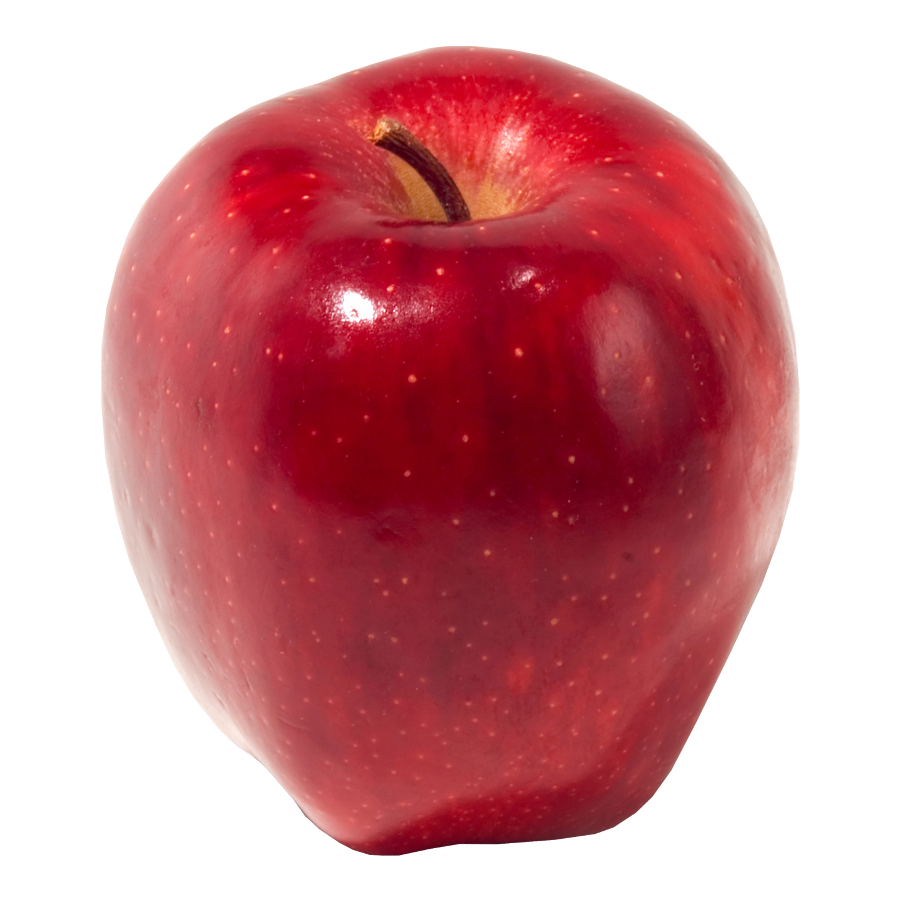
#> input picture apple.png, 900 x 900 px; its folder holds only this picture in this run
$ python converter.py
#> lines starting #> are read from the running program, lines starting #| are printed output that depends on the picture
# python image library
from PIL import Image

import glob

# print current png files
print(glob.glob('*.png'))

for file in glob.glob('*.png'):
    # open image file
    im = Image.open(file)
#> im is the input picture: PIL image 900x900 RGBA; mean R, G, B, A 94.5, 30.8, 36.7, 140.5

    # convert to RGB file format
    rgb_im = im.convert('RGB')
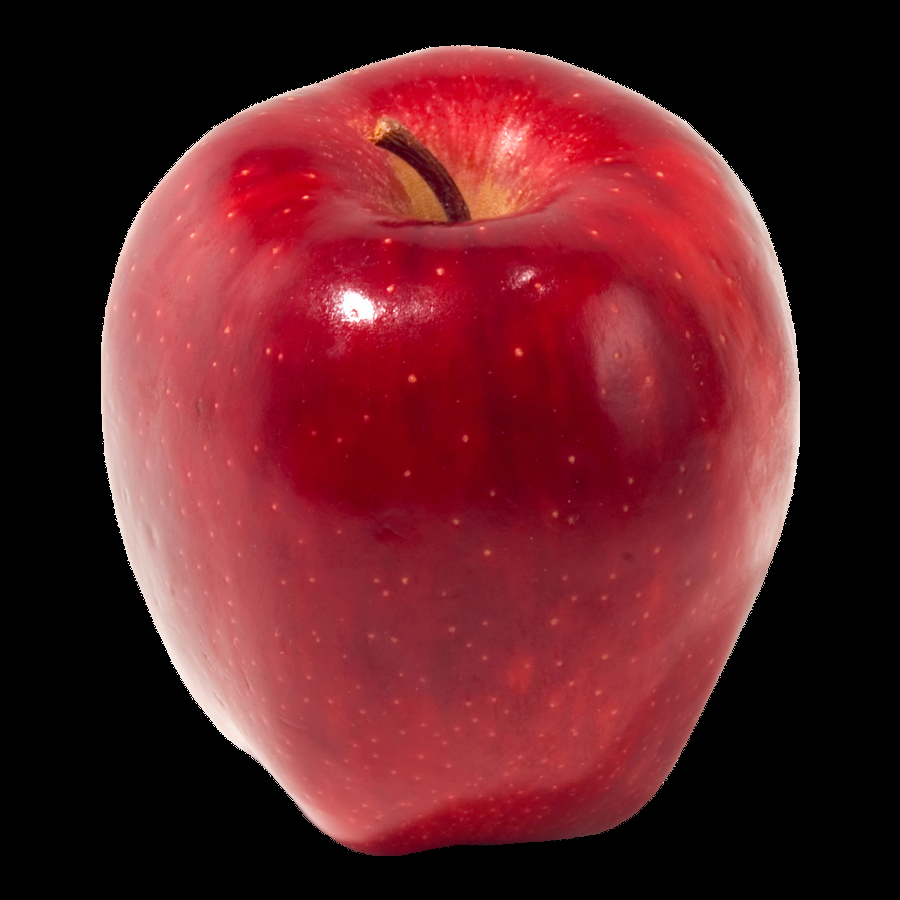
#> rgb_im: PIL image 900x900 RGB; mean R, G, B 94.5, 30.8, 36.7

    # save jpg file
    rgb_im.save(file.replace('png', 'jpg'), quality=95)
